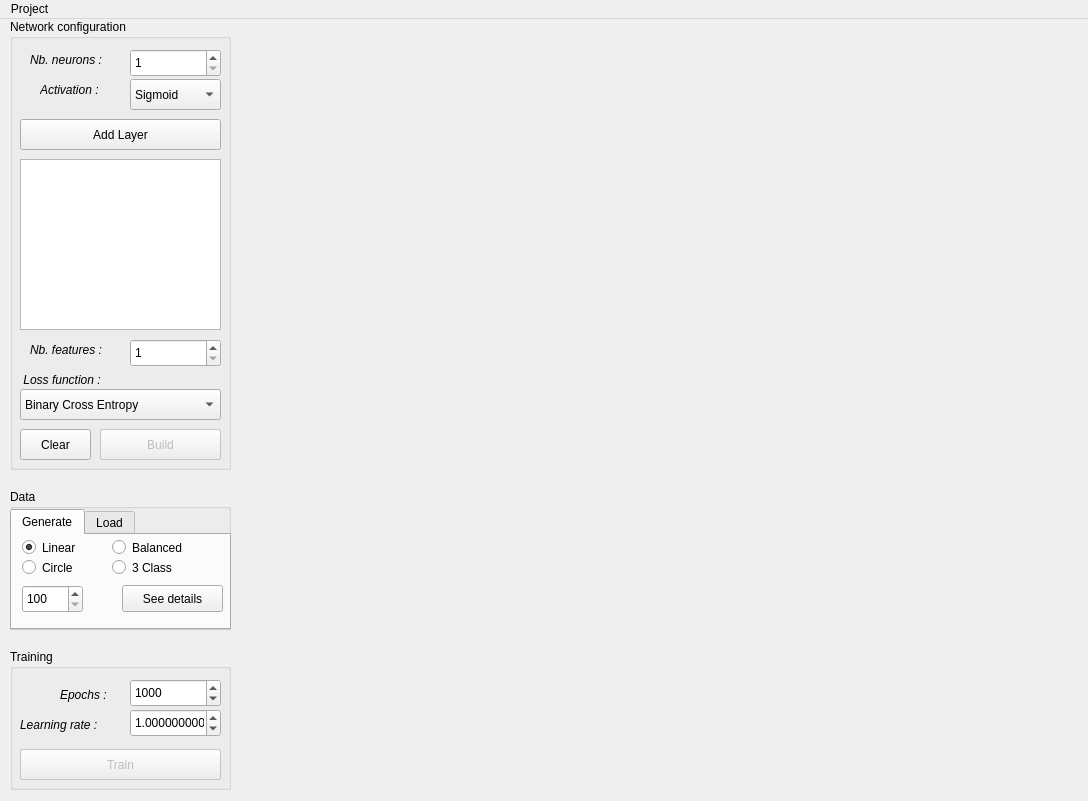
<?xml version="1.0" encoding="UTF-8"?>
<ui version="4.0">
 <class>MainWindow</class>
 <widget class="QMainWindow" name="MainWindow">
  <property name="geometry">
   <rect>
    <x>0</x>
    <y>0</y>
    <width>1088</width>
    <height>801</height>
   </rect>
  </property>
  <property name="minimumSize">
   <size>
    <width>800</width>
    <height>600</height>
   </size>
  </property>
  <property name="maximumSize">
   <size>
    <width>1920</width>
    <height>1080</height>
   </size>
  </property>
  <property name="windowTitle">
   <string>NN Maker</string>
  </property>
  <widget class="QWidget" name="centralwidget">
   <property name="layoutDirection">
    <enum>Qt::LeftToRight</enum>
   </property>
   <widget class="QChartWidget" name="chart" native="true">
    <property name="geometry">
     <rect>
      <x>240</x>
      <y>10</y>
      <width>841</width>
      <height>761</height>
     </rect>
    </property>
    <property name="minimumSize">
     <size>
      <width>621</width>
      <height>561</height>
     </size>
    </property>
    <property name="toolTip">
     <string>How much data to generate</string>
    </property>
    <property name="toolTipDuration">
     <number>2</number>
    </property>
    <property name="whatsThis">
     <string>Test</string>
    </property>
   </widget>
   <widget class="QScrollArea" name="scrollArea">
    <property name="geometry">
     <rect>
      <x>0</x>
      <y>0</y>
      <width>241</width>
      <height>771</height>
     </rect>
    </property>
    <property name="minimumSize">
     <size>
      <width>241</width>
      <height>600</height>
     </size>
    </property>
    <property name="maximumSize">
     <size>
      <width>241</width>
      <height>16777215</height>
     </size>
    </property>
    <property name="frameShape">
     <enum>QFrame::NoFrame</enum>
    </property>
    <property name="horizontalScrollBarPolicy">
     <enum>Qt::ScrollBarAlwaysOff</enum>
    </property>
    <property name="widgetResizable">
     <bool>true</bool>
    </property>
    <widget class="QWidget" name="scrollAreaWidgetContents_3">
     <property name="geometry">
      <rect>
       <x>0</x>
       <y>0</y>
       <width>241</width>
       <height>771</height>
      </rect>
     </property>
     <widget class="Line" name="line">
      <property name="geometry">
       <rect>
        <x>10</x>
        <y>620</y>
        <width>221</width>
        <height>3</height>
       </rect>
      </property>
      <property name="sizePolicy">
       <sizepolicy hsizetype="Fixed" vsizetype="Fixed">
        <horstretch>0</horstretch>
        <verstretch>0</verstretch>
       </sizepolicy>
      </property>
      <property name="minimumSize">
       <size>
        <width>221</width>
        <height>3</height>
       </size>
      </property>
      <property name="maximumSize">
       <size>
        <width>16777215</width>
        <height>3</height>
       </size>
      </property>
     </widget>
     <widget class="QGroupBox" name="groupBox">
      <property name="geometry">
       <rect>
        <x>10</x>
        <y>0</y>
        <width>221</width>
        <height>451</height>
       </rect>
      </property>
      <property name="minimumSize">
       <size>
        <width>221</width>
        <height>451</height>
       </size>
      </property>
      <property name="maximumSize">
       <size>
        <width>221</width>
        <height>451</height>
       </size>
      </property>
      <property name="font">
       <font>
        <weight>50</weight>
        <bold>false</bold>
       </font>
      </property>
      <property name="title">
       <string>Network configuration</string>
      </property>
      <widget class="QLabel" name="label_2">
       <property name="geometry">
        <rect>
         <x>20</x>
         <y>30</y>
         <width>101</width>
         <height>21</height>
        </rect>
       </property>
       <property name="font">
        <font>
         <weight>50</weight>
         <italic>true</italic>
         <bold>false</bold>
         <kerning>true</kerning>
        </font>
       </property>
       <property name="text">
        <string>Nb. neurons :</string>
       </property>
       <property name="textFormat">
        <enum>Qt::AutoText</enum>
       </property>
      </widget>
      <widget class="QSpinBox" name="neurons">
       <property name="geometry">
        <rect>
         <x>120</x>
         <y>30</y>
         <width>91</width>
         <height>28</height>
        </rect>
       </property>
       <property name="minimum">
        <number>1</number>
       </property>
       <property name="maximum">
        <number>999</number>
       </property>
      </widget>
      <widget class="QLabel" name="label">
       <property name="geometry">
        <rect>
         <x>30</x>
         <y>60</y>
         <width>101</width>
         <height>21</height>
        </rect>
       </property>
       <property name="font">
        <font>
         <weight>50</weight>
         <italic>true</italic>
         <bold>false</bold>
         <kerning>true</kerning>
        </font>
       </property>
       <property name="text">
        <string>Activation :</string>
       </property>
      </widget>
      <widget class="QComboBox" name="activ">
       <property name="geometry">
        <rect>
         <x>120</x>
         <y>60</y>
         <width>91</width>
         <height>31</height>
        </rect>
       </property>
       <item>
        <property name="text">
         <string>Sigmoid</string>
        </property>
       </item>
       <item>
        <property name="text">
         <string>RELU</string>
        </property>
       </item>
       <item>
        <property name="text">
         <string>ELU</string>
        </property>
       </item>
      </widget>
      <widget class="QPushButton" name="addLayer">
       <property name="geometry">
        <rect>
         <x>10</x>
         <y>100</y>
         <width>201</width>
         <height>31</height>
        </rect>
       </property>
       <property name="text">
        <string>Add Layer</string>
       </property>
      </widget>
      <widget class="QListLayerWidget" name="listWidget">
       <property name="geometry">
        <rect>
         <x>10</x>
         <y>140</y>
         <width>201</width>
         <height>171</height>
        </rect>
       </property>
       <property name="sizePolicy">
        <sizepolicy hsizetype="Fixed" vsizetype="Fixed">
         <horstretch>0</horstretch>
         <verstretch>0</verstretch>
        </sizepolicy>
       </property>
      </widget>
      <widget class="QLabel" name="label_3">
       <property name="geometry">
        <rect>
         <x>20</x>
         <y>320</y>
         <width>91</width>
         <height>21</height>
        </rect>
       </property>
       <property name="font">
        <font>
         <weight>50</weight>
         <italic>true</italic>
         <bold>false</bold>
         <kerning>true</kerning>
        </font>
       </property>
       <property name="text">
        <string>Nb. features :</string>
       </property>
      </widget>
      <widget class="QSpinBox" name="features">
       <property name="geometry">
        <rect>
         <x>120</x>
         <y>320</y>
         <width>91</width>
         <height>28</height>
        </rect>
       </property>
       <property name="toolTip">
        <string>Number of entries in your network</string>
       </property>
       <property name="buttonSymbols">
        <enum>QAbstractSpinBox::UpDownArrows</enum>
       </property>
       <property name="keyboardTracking">
        <bool>true</bool>
       </property>
       <property name="minimum">
        <number>1</number>
       </property>
       <property name="maximum">
        <number>1000</number>
       </property>
      </widget>
      <widget class="QPushButton" name="clear">
       <property name="geometry">
        <rect>
         <x>10</x>
         <y>410</y>
         <width>71</width>
         <height>31</height>
        </rect>
       </property>
       <property name="text">
        <string>Clear</string>
       </property>
      </widget>
      <widget class="QComboBox" name="loss">
       <property name="geometry">
        <rect>
         <x>10</x>
         <y>370</y>
         <width>201</width>
         <height>31</height>
        </rect>
       </property>
       <item>
        <property name="text">
         <string>Binary Cross Entropy</string>
        </property>
       </item>
      </widget>
      <widget class="QLabel" name="label_4">
       <property name="geometry">
        <rect>
         <x>10</x>
         <y>350</y>
         <width>101</width>
         <height>21</height>
        </rect>
       </property>
       <property name="font">
        <font>
         <weight>50</weight>
         <italic>true</italic>
         <bold>false</bold>
         <kerning>true</kerning>
        </font>
       </property>
       <property name="text">
        <string> Loss function :</string>
       </property>
      </widget>
      <widget class="QProgressBar" name="pbar_build">
       <property name="geometry">
        <rect>
         <x>90</x>
         <y>410</y>
         <width>121</width>
         <height>31</height>
        </rect>
       </property>
       <property name="value">
        <number>0</number>
       </property>
      </widget>
      <widget class="QPushButton" name="build">
       <property name="enabled">
        <bool>false</bool>
       </property>
       <property name="geometry">
        <rect>
         <x>90</x>
         <y>410</y>
         <width>121</width>
         <height>31</height>
        </rect>
       </property>
       <property name="text">
        <string>Build</string>
       </property>
       <property name="checked">
        <bool>false</bool>
       </property>
      </widget>
      <zorder>pbar_build</zorder>
      <zorder>label_2</zorder>
      <zorder>neurons</zorder>
      <zorder>label</zorder>
      <zorder>activ</zorder>
      <zorder>addLayer</zorder>
      <zorder>listWidget</zorder>
      <zorder>label_3</zorder>
      <zorder>features</zorder>
      <zorder>clear</zorder>
      <zorder>loss</zorder>
      <zorder>label_4</zorder>
      <zorder>build</zorder>
     </widget>
     <widget class="QGroupBox" name="groupBox_2">
      <property name="geometry">
       <rect>
        <x>10</x>
        <y>630</y>
        <width>221</width>
        <height>141</height>
       </rect>
      </property>
      <property name="minimumSize">
       <size>
        <width>221</width>
        <height>141</height>
       </size>
      </property>
      <property name="maximumSize">
       <size>
        <width>221</width>
        <height>141</height>
       </size>
      </property>
      <property name="title">
       <string>Training</string>
      </property>
      <widget class="QDoubleSpinBox" name="learningRate">
       <property name="geometry">
        <rect>
         <x>120</x>
         <y>60</y>
         <width>91</width>
         <height>28</height>
        </rect>
       </property>
       <property name="locale">
        <locale language="English" country="Europe"/>
       </property>
       <property name="correctionMode">
        <enum>QAbstractSpinBox::CorrectToPreviousValue</enum>
       </property>
       <property name="decimals">
        <number>10</number>
       </property>
       <property name="maximum">
        <double>999.000000000000000</double>
       </property>
       <property name="singleStep">
        <double>0.010000000000000</double>
       </property>
       <property name="stepType">
        <enum>QAbstractSpinBox::DefaultStepType</enum>
       </property>
       <property name="value">
        <double>1.000000000000000</double>
       </property>
      </widget>
      <widget class="QLabel" name="label_7">
       <property name="geometry">
        <rect>
         <x>50</x>
         <y>30</y>
         <width>66</width>
         <height>31</height>
        </rect>
       </property>
       <property name="font">
        <font>
         <italic>true</italic>
        </font>
       </property>
       <property name="text">
        <string>Epochs :</string>
       </property>
      </widget>
      <widget class="QLabel" name="label_8">
       <property name="geometry">
        <rect>
         <x>10</x>
         <y>60</y>
         <width>101</width>
         <height>31</height>
        </rect>
       </property>
       <property name="font">
        <font>
         <italic>true</italic>
        </font>
       </property>
       <property name="text">
        <string>Learning rate :</string>
       </property>
      </widget>
      <widget class="QSpinBox" name="epochs">
       <property name="geometry">
        <rect>
         <x>120</x>
         <y>30</y>
         <width>91</width>
         <height>28</height>
        </rect>
       </property>
       <property name="minimum">
        <number>100</number>
       </property>
       <property name="maximum">
        <number>10000000</number>
       </property>
       <property name="singleStep">
        <number>100</number>
       </property>
       <property name="value">
        <number>1000</number>
       </property>
      </widget>
      <widget class="QPushButton" name="train">
       <property name="enabled">
        <bool>false</bool>
       </property>
       <property name="geometry">
        <rect>
         <x>10</x>
         <y>100</y>
         <width>201</width>
         <height>31</height>
        </rect>
       </property>
       <property name="text">
        <string>Train</string>
       </property>
      </widget>
      <widget class="QProgressBar" name="pbar_train">
       <property name="geometry">
        <rect>
         <x>10</x>
         <y>100</y>
         <width>201</width>
         <height>31</height>
        </rect>
       </property>
       <property name="value">
        <number>0</number>
       </property>
      </widget>
      <zorder>learningRate</zorder>
      <zorder>label_7</zorder>
      <zorder>label_8</zorder>
      <zorder>epochs</zorder>
      <zorder>pbar_train</zorder>
      <zorder>train</zorder>
     </widget>
     <widget class="Line" name="line_2">
      <property name="geometry">
       <rect>
        <x>10</x>
        <y>460</y>
        <width>221</width>
        <height>3</height>
       </rect>
      </property>
      <property name="sizePolicy">
       <sizepolicy hsizetype="Fixed" vsizetype="Fixed">
        <horstretch>0</horstretch>
        <verstretch>0</verstretch>
       </sizepolicy>
      </property>
      <property name="minimumSize">
       <size>
        <width>221</width>
        <height>3</height>
       </size>
      </property>
      <property name="maximumSize">
       <size>
        <width>16777215</width>
        <height>3</height>
       </size>
      </property>
     </widget>
     <widget class="QGroupBox" name="groupBox_3">
      <property name="geometry">
       <rect>
        <x>10</x>
        <y>470</y>
        <width>221</width>
        <height>141</height>
       </rect>
      </property>
      <property name="minimumSize">
       <size>
        <width>221</width>
        <height>141</height>
       </size>
      </property>
      <property name="maximumSize">
       <size>
        <width>221</width>
        <height>141</height>
       </size>
      </property>
      <property name="title">
       <string>Data</string>
      </property>
      <widget class="QTabWidget" name="tabWidget">
       <property name="geometry">
        <rect>
         <x>0</x>
         <y>20</y>
         <width>221</width>
         <height>121</height>
        </rect>
       </property>
       <property name="currentIndex">
        <number>0</number>
       </property>
       <widget class="QWidget" name="tab_3">
        <attribute name="title">
         <string>Generate</string>
        </attribute>
        <widget class="QRadioButton" name="linear_data">
         <property name="geometry">
          <rect>
           <x>10</x>
           <y>0</y>
           <width>111</width>
           <height>25</height>
          </rect>
         </property>
         <property name="text">
          <string>Linear</string>
         </property>
         <property name="checked">
          <bool>true</bool>
         </property>
        </widget>
        <widget class="QRadioButton" name="balanced_data">
         <property name="geometry">
          <rect>
           <x>100</x>
           <y>0</y>
           <width>111</width>
           <height>25</height>
          </rect>
         </property>
         <property name="text">
          <string>Balanced</string>
         </property>
        </widget>
        <widget class="QRadioButton" name="circle_data">
         <property name="geometry">
          <rect>
           <x>10</x>
           <y>20</y>
           <width>111</width>
           <height>25</height>
          </rect>
         </property>
         <property name="text">
          <string>Circle</string>
         </property>
        </widget>
        <widget class="QRadioButton" name="class3_data">
         <property name="geometry">
          <rect>
           <x>100</x>
           <y>20</y>
           <width>111</width>
           <height>25</height>
          </rect>
         </property>
         <property name="text">
          <string>3 Class</string>
         </property>
        </widget>
        <widget class="QPushButton" name="data_details_2">
         <property name="geometry">
          <rect>
           <x>110</x>
           <y>50</y>
           <width>101</width>
           <height>27</height>
          </rect>
         </property>
         <property name="text">
          <string>See details</string>
         </property>
        </widget>
        <widget class="QSpinBox" name="nb_data">
         <property name="geometry">
          <rect>
           <x>10</x>
           <y>50</y>
           <width>61</width>
           <height>28</height>
          </rect>
         </property>
         <property name="toolTip">
          <string>Number of data to generate</string>
         </property>
         <property name="toolTipDuration">
          <number>-1</number>
         </property>
         <property name="minimum">
          <number>100</number>
         </property>
         <property name="maximum">
          <number>5000</number>
         </property>
         <property name="singleStep">
          <number>100</number>
         </property>
         <property name="value">
          <number>100</number>
         </property>
        </widget>
       </widget>
       <widget class="QWidget" name="tab_4">
        <attribute name="title">
         <string>Load</string>
        </attribute>
        <widget class="QPushButton" name="browse">
         <property name="geometry">
          <rect>
           <x>10</x>
           <y>50</y>
           <width>91</width>
           <height>27</height>
          </rect>
         </property>
         <property name="text">
          <string>Browse..</string>
         </property>
        </widget>
        <widget class="QPushButton" name="data_details">
         <property name="geometry">
          <rect>
           <x>110</x>
           <y>50</y>
           <width>101</width>
           <height>27</height>
          </rect>
         </property>
         <property name="text">
          <string>See details</string>
         </property>
        </widget>
        <widget class="QLabel" name="label_19">
         <property name="geometry">
          <rect>
           <x>10</x>
           <y>20</y>
           <width>31</width>
           <height>19</height>
          </rect>
         </property>
         <property name="font">
          <font>
           <weight>75</weight>
           <bold>true</bold>
          </font>
         </property>
         <property name="text">
          <string>file:</string>
         </property>
        </widget>
        <widget class="QLineEdit" name="choosed_file">
         <property name="geometry">
          <rect>
           <x>50</x>
           <y>16</y>
           <width>161</width>
           <height>25</height>
          </rect>
         </property>
         <property name="text">
          <string>[Not selected]</string>
         </property>
         <property name="readOnly">
          <bool>true</bool>
         </property>
        </widget>
       </widget>
      </widget>
     </widget>
    </widget>
   </widget>
  </widget>
  <widget class="QMenuBar" name="menubar">
   <property name="geometry">
    <rect>
     <x>0</x>
     <y>0</y>
     <width>1088</width>
     <height>24</height>
    </rect>
   </property>
   <widget class="QMenu" name="menuProject">
    <property name="title">
     <string>Project</string>
    </property>
    <addaction name="load"/>
    <addaction name="save"/>
    <addaction name="separator"/>
   </widget>
   <addaction name="menuProject"/>
  </widget>
  <action name="nouveau">
   <property name="text">
    <string>New</string>
   </property>
  </action>
  <action name="save">
   <property name="text">
    <string>Save</string>
   </property>
  </action>
  <action name="load">
   <property name="text">
    <string>Load</string>
   </property>
  </action>
  <action name="about">
   <property name="text">
    <string>About</string>
   </property>
  </action>
  <action name="exit">
   <property name="text">
    <string>Exit</string>
   </property>
  </action>
 </widget>
 <customwidgets>
  <customwidget>
   <class>QChartWidget</class>
   <extends>QWidget</extends>
   <header>QChartWidget.hpp</header>
   <container>1</container>
  </customwidget>
  <customwidget>
   <class>QListLayerWidget</class>
   <extends>QListWidget</extends>
   <header>QListLayerWidget.hpp</header>
   <slots>
    <slot>slotAddLayerBtnClicked(int,QString)</slot>
    <slot>slotClearBtnClicked()</slot>
   </slots>
  </customwidget>
 </customwidgets>
 <resources/>
 <connections/>
</ui>
